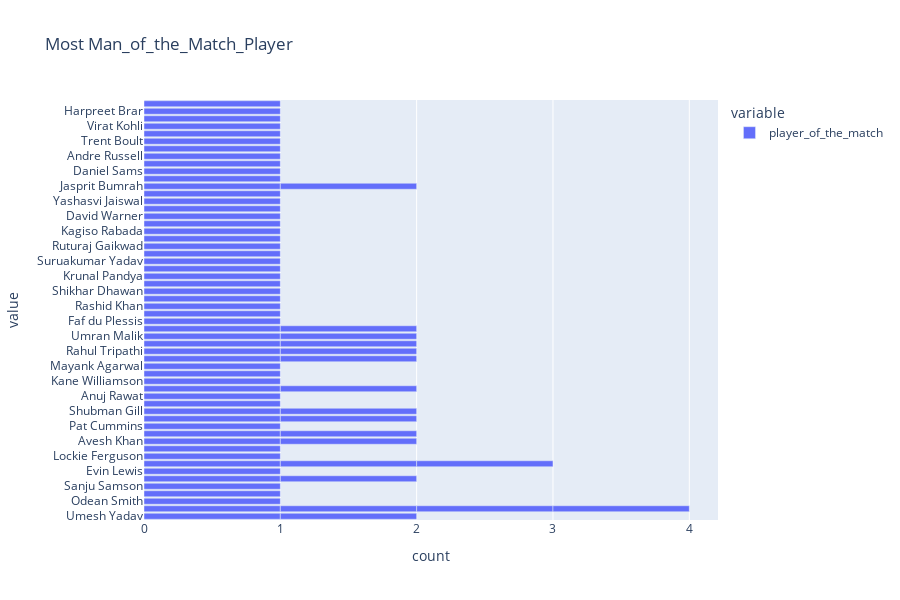

Write notebook code for a chart like this one.
### Code cell
fig =px.bar(data, x=["player_of_the_match"], title= "Most Man_of_the_Match_Player",height=600)
fig.show()

### Figure 1 — Plotly figure (JSON) as saved in the notebook; plotly's stock layout.template omitted (floating-point values rounded to 4 significant figures)
{"data": [{"alignmentgroup": "True", "hovertemplate": "variable=player_of_the_match<br>count=%{x}<br>value=%{y}<extra></extra>", "legendgroup": "player_of_the_match", "marker": {"color": "#636efa", "pattern": {"shape": ""}}, "name": "player_of_the_match", "offsetgroup": "player_of_the_match", "orientation": "h", "showlegend": true, "textposition": "auto", "type": "bar", "x": [1, 1, 1, 1, 1, 1, 1, 1, 1, 1, 1, 1, 1, 1, 1, 1, 1, 1, 1, 1, 1, 1, 1, 1, 1, 1, 1, 1, 1, 1, 1, 1, 1, 1, 1, 1, 1, 1, 1, 1, 1, 1, 1, 1, 1, 1, 1, 1, 1, 1, 1, 1, 1, 1, 1, 1, 1, 1, 1, 1, 1, 1, 1, 1, 1, 1, 1, 1, 1, 1, 1, 1, 1, 1], "xaxis": "x", "y": ["Umesh Yadav", "Kuldeep Yadav", "Odean Smith", "Mohammed Shami", "Sanju Samson", "Wanindu Hasaranga", "Evin Lewis", "Umesh Yadav", "Jos Buttler", "Lockie Ferguson", "Liam Livingstone", "Avesh Khan", "Dinesh Karthik", "Pat Cummins", "Quinton de Kock", "Shubman Gill", "Abhishek Sharma", "Anuj Rawat", "Kuldeep Yadav", "Yuzvendra Chahal", "Kane Williamson", "Shivam Dube", "Mayank Agarwal", "Hardik Pandya", "Rahul Tripathi", "K L Rahul", "Dinesh Karthik", "Umran Malik", "David Miller", "Yuzvendra Chahal", "Faf du Plessis", "Kuldeep Yadav", "Mukesh Choudhary", "Jos Buttler", "Rashid Khan", "Marco Jansen", "K L Rahul", "Shikhar Dhawan", "Riyan Parag", "Umran Malik", "Kuldeep Yadav", "Krunal Pandya", "Rahul Tewatia", "Suruakumar Yadav", "Mohsin Khan", "Ruturaj Gaikwad", "Rinku Singh", "Kagiso Rabada", "Harshal Patel", "David Warner", "Tim David", "Yashasvi Jaiswal", "Avesh Khan", "Wanindu Hasaranga", "Devon Conway", "Jasprit Bumrah", "Shubman Gill", "Mitchell Marsh", "Daniel Sams", "Jonny Bairstow", "Andre Russell", "W. Saha", "Trent Boult", "Shardul Thakur", "Rahul Tripathi", "Quinton de Kock", "Virat Kohli", "R Aswin", "Jasprit Bumrah", "Harpreet Brar", "David Miller", "Rajat Patidar", "Jos Buttler", "Hardik Pandya"], "yaxis": "y"}], "layout": {"barmode": "relative", "height": 600, "legend": {"title": {"text": "variable"}, "tracegroupgap": 0}, "title": {"text": "Most Man_of_the_Match_Player"}, "xaxis": {"anchor": "y", "domain": [0, 1], "title": {"text": "count"}}, "yaxis": {"anchor": "x", "domain": [0, 1], "title": {"text": "value"}}}}
